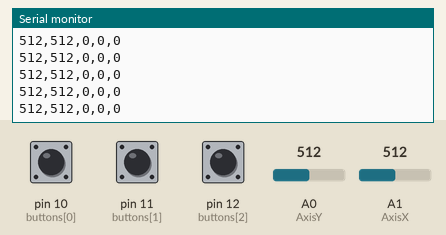
Recording of a sketch running on a simulated Arduino Uno, built with avr-gcc and run on an emulated ATmega328P. On the bench: the last lines printed to the serial monitor. Inputs (shaded band) come from the test bench; at power-on: A0 (AxisY) = 512, A1 (AxisX) = 512, pin 10 (buttons[0]) LOW, pin 11 (buttons[1]) LOW, pin 12 (buttons[2]) LOW. No radio packets arrive unless stated.

Above: at 1.2 s.
1.3 s: A0 (AxisY) set to 716
At 1.41 s:
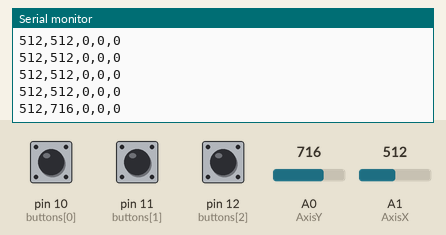
4.3 s: A1 (AxisX) set to 716
At 4.3 s:
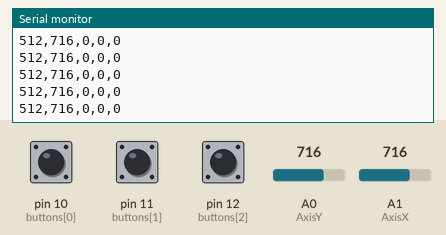
5.8 s: pin 10 (buttons[0]) pulled HIGH for 0.15 s
At 5.93 s:
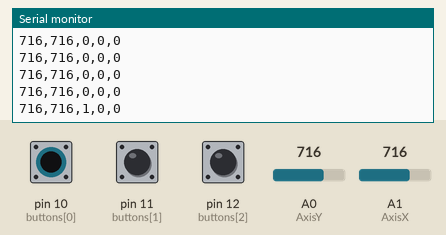
7.4 s: pin 11 (buttons[1]) pulled HIGH for 0.15 s
At 7.48 s:
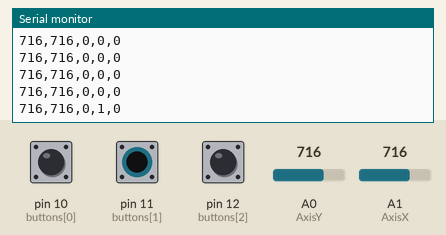
9.0 s: A0 (AxisY) set to 1023
At 9.04 s:
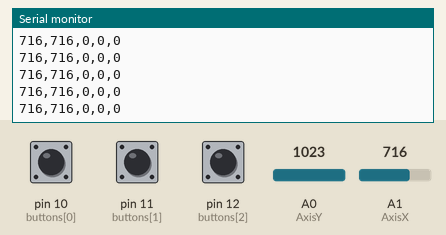
12.0 s: pin 12 (buttons[2]) pulled HIGH for 0.15 s
At 12.08 s:
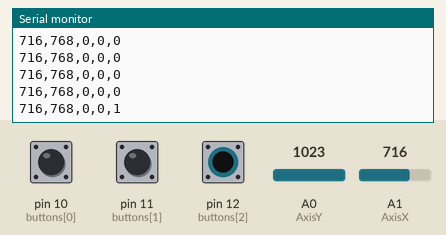
Timing chart, 0 to 14.6 s (numbered marks = the images above; inputs shaded):
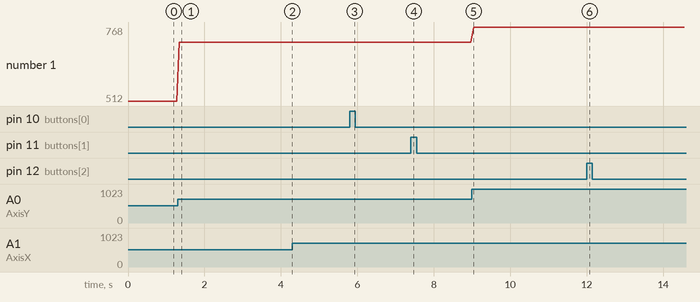

Measured:
- after the input at 1.3 s, the serial monitor: prints a new line at once (image 1)
- after the input at 5.8 s, the serial monitor: prints a new line after 0.06 s (image 3)
- after the input at 7.4 s, the serial monitor: prints a new line at once (image 4)
- after the input at 12.0 s, the serial monitor: prints a new line at once (image 6)
- plotted number 1: 512 → 716 after the input at 1.3 s, 716 → 768 after the input at 9.0 s

The sketch:

RFController.ino
```cpp
#include <VirtualWire.h>
#include <math.h>
//PressJoystick Button 1 Button 2
int buttons[3]={10, 11, 12};

#define AxisX A1
#define AxisY A0
#define RFData 3

int x = 0;
char xCharMsg[4];
int y = 0;
char yCharMsg[4];

char str[255] = {0};
char sendData[16];
void setup()
{
    Serial.begin(9600);
    for(int i = 0; i < 3 ; i++)
        pinMode(buttons[i], INPUT);

  //Configure RF
    vw_set_ptt_inverted(true);
    vw_set_tx_pin(RFData);
    vw_setup(2000);// speed of data transfer Kbps
}

void loop()
{
  x = analogRead(AxisX);
  y = analogRead(AxisY);
  itoa(x,xCharMsg,10);
  itoa(y,yCharMsg,10);

  sprintf(sendData, "%d,%d,%d,%d,%d", x, y, digitalRead(buttons[0]), digitalRead(buttons[1]),digitalRead(buttons[2]));
  Serial.println(sendData);
   /*  DEBUG
   Serial.print(estadoButtonsChazr);
  Serial.print("Sensor1 Integer: ");
  Serial.print(sendData);
  Serial.print(" Sensor1 CharMsg: ");
  Serial.print(xCharMsg[0]);
  Serial.println(" ");
  delay(1000);
  */
  //Serial.println("botoes:"); Serial.println(estadoButtonsChar);
  //Serial.println("eixo x:"); Serial.println(xCharMsg);
  //Serial.println("eixo y:"); Serial.println(yCharMsg);
  vw_send((uint8_t *)sendData, strlen(sendData));
  vw_wait_tx(); // Wait until the whole message is gone
  delay(10);
}
```
